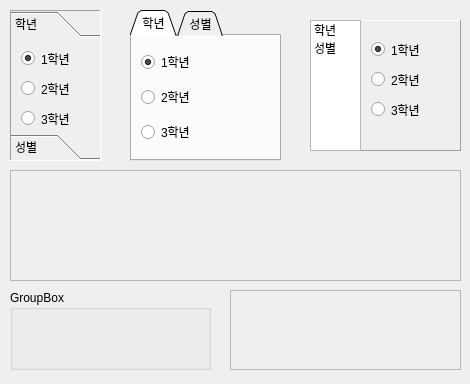
<?xml version="1.0" encoding="UTF-8"?>
<ui version="4.0">
 <class>MainWindow</class>
 <widget class="QMainWindow" name="MainWindow">
  <property name="geometry">
   <rect>
    <x>0</x>
    <y>0</y>
    <width>470</width>
    <height>384</height>
   </rect>
  </property>
  <property name="windowTitle">
   <string>MainWindow</string>
  </property>
  <widget class="QWidget" name="centralwidget">
   <widget class="QToolBox" name="toolBox">
    <property name="geometry">
     <rect>
      <x>10</x>
      <y>10</y>
      <width>91</width>
      <height>151</height>
     </rect>
    </property>
    <property name="frameShape">
     <enum>QFrame::Panel</enum>
    </property>
    <property name="frameShadow">
     <enum>QFrame::Sunken</enum>
    </property>
    <property name="currentIndex">
     <number>0</number>
    </property>
    <property name="tabSpacing">
     <number>3</number>
    </property>
    <widget class="QWidget" name="page_1">
     <property name="geometry">
      <rect>
       <x>0</x>
       <y>0</y>
       <width>89</width>
       <height>103</height>
      </rect>
     </property>
     <attribute name="label">
      <string>학년</string>
     </attribute>
     <widget class="QRadioButton" name="radio1">
      <property name="geometry">
       <rect>
        <x>10</x>
        <y>10</y>
        <width>51</width>
        <height>17</height>
       </rect>
      </property>
      <property name="text">
       <string>1학년</string>
      </property>
      <property name="checked">
       <bool>true</bool>
      </property>
     </widget>
     <widget class="QRadioButton" name="radio2">
      <property name="geometry">
       <rect>
        <x>10</x>
        <y>40</y>
        <width>61</width>
        <height>17</height>
       </rect>
      </property>
      <property name="text">
       <string>2학년</string>
      </property>
     </widget>
     <widget class="QRadioButton" name="radio3">
      <property name="geometry">
       <rect>
        <x>10</x>
        <y>70</y>
        <width>61</width>
        <height>17</height>
       </rect>
      </property>
      <property name="text">
       <string>3학년</string>
      </property>
     </widget>
    </widget>
    <widget class="QWidget" name="page_2">
     <property name="geometry">
      <rect>
       <x>0</x>
       <y>0</y>
       <width>89</width>
       <height>103</height>
      </rect>
     </property>
     <attribute name="label">
      <string>성별</string>
     </attribute>
     <widget class="QRadioButton" name="radioMale">
      <property name="geometry">
       <rect>
        <x>10</x>
        <y>10</y>
        <width>51</width>
        <height>17</height>
       </rect>
      </property>
      <property name="text">
       <string>남자</string>
      </property>
      <property name="checked">
       <bool>true</bool>
      </property>
     </widget>
     <widget class="QRadioButton" name="radioFemale">
      <property name="geometry">
       <rect>
        <x>10</x>
        <y>30</y>
        <width>51</width>
        <height>17</height>
       </rect>
      </property>
      <property name="text">
       <string>여자</string>
      </property>
     </widget>
    </widget>
   </widget>
   <widget class="QTabWidget" name="tabWidget">
    <property name="geometry">
     <rect>
      <x>130</x>
      <y>10</y>
      <width>151</width>
      <height>151</height>
     </rect>
    </property>
    <property name="tabPosition">
     <enum>QTabWidget::North</enum>
    </property>
    <property name="tabShape">
     <enum>QTabWidget::Triangular</enum>
    </property>
    <property name="currentIndex">
     <number>0</number>
    </property>
    <property name="elideMode">
     <enum>Qt::ElideNone</enum>
    </property>
    <property name="tabsClosable">
     <bool>false</bool>
    </property>
    <property name="tabBarAutoHide">
     <bool>false</bool>
    </property>
    <widget class="QWidget" name="tabWidgetPage1">
     <attribute name="title">
      <string>학년</string>
     </attribute>
     <layout class="QVBoxLayout" name="verticalLayout">
      <item>
       <widget class="QRadioButton" name="radio1_2">
        <property name="text">
         <string>1학년</string>
        </property>
        <property name="checked">
         <bool>true</bool>
        </property>
       </widget>
      </item>
      <item>
       <widget class="QRadioButton" name="radio2_2">
        <property name="text">
         <string>2학년</string>
        </property>
       </widget>
      </item>
      <item>
       <widget class="QRadioButton" name="radio3_2">
        <property name="text">
         <string>3학년</string>
        </property>
       </widget>
      </item>
     </layout>
    </widget>
    <widget class="QWidget" name="tabWidgetPage2">
     <attribute name="title">
      <string>성별</string>
     </attribute>
     <widget class="QRadioButton" name="radioMale_2">
      <property name="geometry">
       <rect>
        <x>10</x>
        <y>20</y>
        <width>51</width>
        <height>16</height>
       </rect>
      </property>
      <property name="text">
       <string>남자</string>
      </property>
      <property name="checked">
       <bool>true</bool>
      </property>
     </widget>
     <widget class="QRadioButton" name="radioFemale_2">
      <property name="geometry">
       <rect>
        <x>10</x>
        <y>40</y>
        <width>51</width>
        <height>17</height>
       </rect>
      </property>
      <property name="text">
       <string>여자</string>
      </property>
     </widget>
    </widget>
   </widget>
   <widget class="QStackedWidget" name="stackedWidget">
    <property name="geometry">
     <rect>
      <x>360</x>
      <y>20</y>
      <width>101</width>
      <height>131</height>
     </rect>
    </property>
    <property name="frameShape">
     <enum>QFrame::Panel</enum>
    </property>
    <property name="frameShadow">
     <enum>QFrame::Raised</enum>
    </property>
    <property name="lineWidth">
     <number>1</number>
    </property>
    <property name="midLineWidth">
     <number>0</number>
    </property>
    <property name="currentIndex">
     <number>0</number>
    </property>
    <widget class="QWidget" name="page">
     <widget class="QRadioButton" name="radio1_3">
      <property name="geometry">
       <rect>
        <x>10</x>
        <y>20</y>
        <width>51</width>
        <height>17</height>
       </rect>
      </property>
      <property name="text">
       <string>1학년</string>
      </property>
      <property name="checked">
       <bool>true</bool>
      </property>
     </widget>
     <widget class="QRadioButton" name="radio2_3">
      <property name="geometry">
       <rect>
        <x>10</x>
        <y>50</y>
        <width>61</width>
        <height>17</height>
       </rect>
      </property>
      <property name="text">
       <string>2학년</string>
      </property>
     </widget>
     <widget class="QRadioButton" name="radio3_3">
      <property name="geometry">
       <rect>
        <x>10</x>
        <y>80</y>
        <width>61</width>
        <height>17</height>
       </rect>
      </property>
      <property name="text">
       <string>3학년</string>
      </property>
     </widget>
    </widget>
    <widget class="QWidget" name="page_4">
     <widget class="QRadioButton" name="radioMale_3">
      <property name="geometry">
       <rect>
        <x>20</x>
        <y>30</y>
        <width>51</width>
        <height>17</height>
       </rect>
      </property>
      <property name="text">
       <string>남자</string>
      </property>
      <property name="checked">
       <bool>true</bool>
      </property>
     </widget>
     <widget class="QRadioButton" name="radioFemale_3">
      <property name="geometry">
       <rect>
        <x>20</x>
        <y>50</y>
        <width>51</width>
        <height>17</height>
       </rect>
      </property>
      <property name="text">
       <string>여자</string>
      </property>
     </widget>
    </widget>
   </widget>
   <widget class="QListWidget" name="lstSel">
    <property name="geometry">
     <rect>
      <x>310</x>
      <y>20</y>
      <width>51</width>
      <height>131</height>
     </rect>
    </property>
    <item>
     <property name="text">
      <string>학년</string>
     </property>
    </item>
    <item>
     <property name="text">
      <string>성별</string>
     </property>
    </item>
   </widget>
   <widget class="QScrollArea" name="scrollArea">
    <property name="geometry">
     <rect>
      <x>10</x>
      <y>170</y>
      <width>451</width>
      <height>111</height>
     </rect>
    </property>
    <property name="sizePolicy">
     <sizepolicy hsizetype="Expanding" vsizetype="Expanding">
      <horstretch>0</horstretch>
      <verstretch>0</verstretch>
     </sizepolicy>
    </property>
    <property name="widgetResizable">
     <bool>true</bool>
    </property>
    <property name="alignment">
     <set>Qt::AlignCenter</set>
    </property>
    <widget class="QWidget" name="scrollAreaWidgetContents">
     <property name="geometry">
      <rect>
       <x>0</x>
       <y>0</y>
       <width>447</width>
       <height>107</height>
      </rect>
     </property>
     <layout class="QHBoxLayout" name="horizontalLayout">
      <item>
       <widget class="QLabel" name="lblImage">
        <property name="text">
         <string/>
        </property>
       </widget>
      </item>
     </layout>
    </widget>
   </widget>
   <widget class="QGroupBox" name="groupBox">
    <property name="geometry">
     <rect>
      <x>10</x>
      <y>290</y>
      <width>201</width>
      <height>80</height>
     </rect>
    </property>
    <property name="title">
     <string>GroupBox</string>
    </property>
   </widget>
   <widget class="QFrame" name="frame">
    <property name="geometry">
     <rect>
      <x>230</x>
      <y>290</y>
      <width>231</width>
      <height>80</height>
     </rect>
    </property>
    <property name="frameShape">
     <enum>QFrame::StyledPanel</enum>
    </property>
    <property name="frameShadow">
     <enum>QFrame::Raised</enum>
    </property>
   </widget>
  </widget>
 </widget>
 <resources/>
 <connections/>
</ui>
